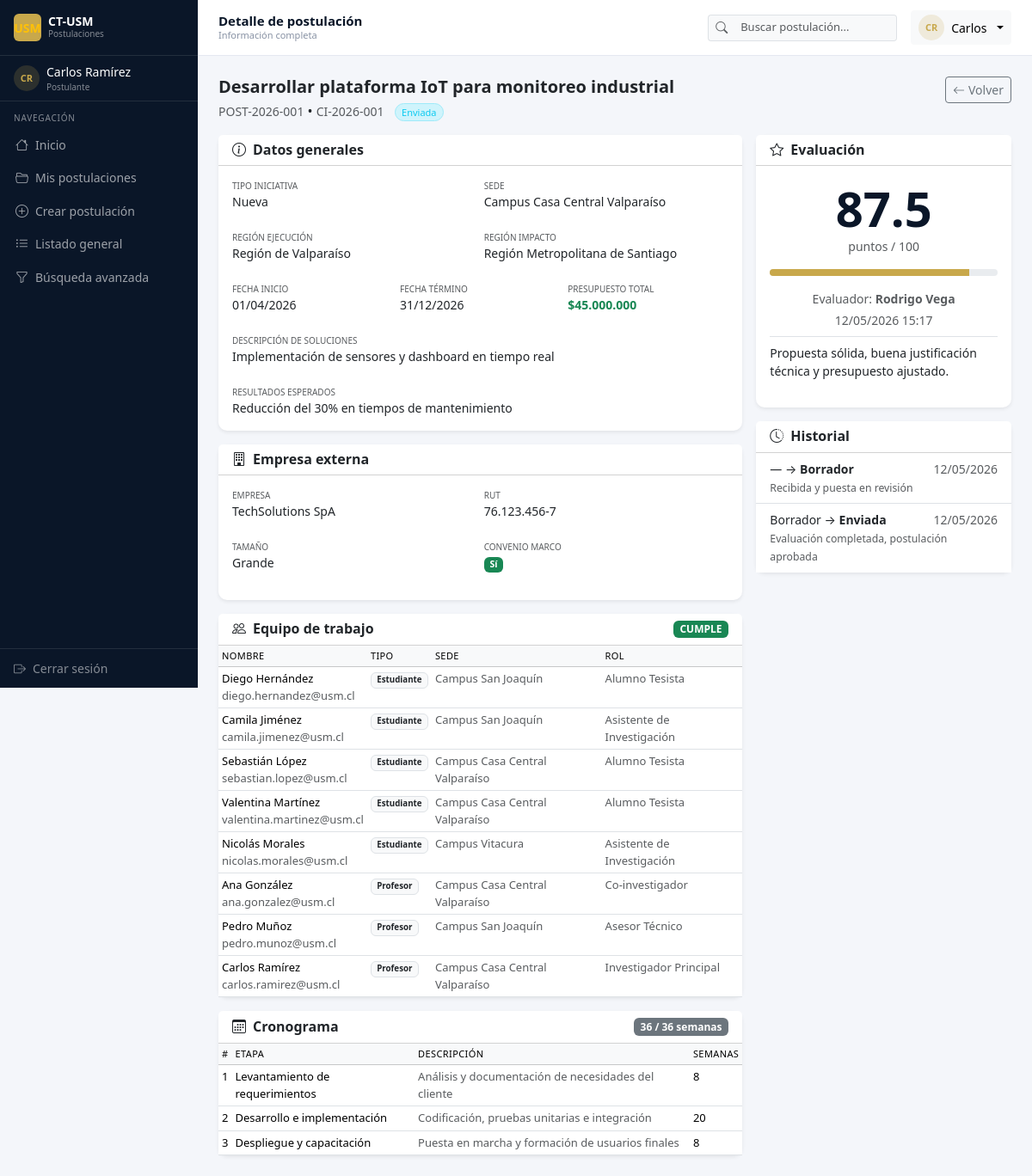
Page /ct_usm/app.php?page=ver_postulacion&id=1 (signed in) on the committed database.
### tables this page shows
CREATE TABLE INTEGRANTE_EQUIPO (
    id_postulacion INT         NOT NULL,
    id_persona     INT         NOT NULL,
    rol            VARCHAR(50) NOT NULL,
    CONSTRAINT pk_integrante_equipo PRIMARY KEY (id_postulacion, id_persona),
    CONSTRAINT fk_integrante_postulacion
        FOREIGN KEY (id_postulacion) REFERENCES POSTULACION(id_postulacion),
    CONSTRAINT fk_integrante_persona
        FOREIGN KEY (id_persona)     REFERENCES PERSONA(id_persona)
);

CREATE TABLE PERSONA (
    id_persona      INT          NOT NULL AUTO_INCREMENT,
    rut             VARCHAR(12)  NOT NULL,
    nombre          VARCHAR(50)  NOT NULL,
    apellido        VARCHAR(50)  NOT NULL,
    email           VARCHAR(100) NOT NULL,
    id_tipo_persona INT          NOT NULL,
    id_sede         INT          NOT NULL,
    departamento_area VARCHAR(100) NOT NULL,
    CONSTRAINT pk_persona   PRIMARY KEY (id_persona),
    CONSTRAINT uq_rut       UNIQUE (rut),
    CONSTRAINT fk_persona_tipo
        FOREIGN KEY (id_tipo_persona) REFERENCES TIPO_PERSONA(id_tipo_persona),
    CONSTRAINT fk_persona_sede
        FOREIGN KEY (id_sede)         REFERENCES SEDE(id_sede)
);

CREATE TABLE TIPO_PERSONA (
    id_tipo_persona INT         NOT NULL AUTO_INCREMENT,
    descripcion     VARCHAR(20) NOT NULL,
    CONSTRAINT pk_tipo_persona PRIMARY KEY (id_tipo_persona)
);

CREATE TABLE SEDE (
    id_sede     INT         NOT NULL AUTO_INCREMENT,
    nombre_sede VARCHAR(50) NOT NULL,
    CONSTRAINT pk_sede  PRIMARY KEY (id_sede),
    CONSTRAINT uq_sede  UNIQUE (nombre_sede)
);

CREATE TABLE ETAPA_CRONOGRAMA (
    id_etapa        INT          NOT NULL AUTO_INCREMENT,
    id_postulacion  INT          NOT NULL,
    nombre_etapa    VARCHAR(50)  NOT NULL,
    descripcion     VARCHAR(200) NULL,
    semanas         INT          NOT NULL,
    orden           INT          NOT NULL,
    CONSTRAINT pk_etapa_cronograma PRIMARY KEY (id_etapa),
    CONSTRAINT fk_etapa_postulacion
        FOREIGN KEY (id_postulacion) REFERENCES POSTULACION(id_postulacion)
);

CREATE TABLE EVALUACION (
    id_evaluacion    INT           NOT NULL AUTO_INCREMENT,
    id_postulacion   INT           NOT NULL,
    id_usuario       INT           NOT NULL,
    puntaje          DECIMAL(5,2)  NULL,
    comentario       TEXT          NULL,
    fecha_evaluacion DATETIME      NOT NULL DEFAULT CURRENT_TIMESTAMP,
    CONSTRAINT pk_evaluacion            PRIMARY KEY (id_evaluacion),
    CONSTRAINT uq_eval_post_usuario     UNIQUE (id_postulacion, id_usuario),
    CONSTRAINT fk_eval_postulacion
        FOREIGN KEY (id_postulacion) REFERENCES POSTULACION(id_postulacion),
    CONSTRAINT fk_eval_usuario
        FOREIGN KEY (id_usuario)     REFERENCES USUARIO(id_usuario)
);

CREATE TABLE LOG_ESTADO_POSTULACION (
    id_log         INT          NOT NULL AUTO_INCREMENT,
    id_postulacion INT          NOT NULL,
    id_estado_ant  INT          NULL,
    id_estado_nvo  INT          NOT NULL,
    id_usuario     INT          NULL,
    fecha_cambio   DATETIME     NOT NULL DEFAULT CURRENT_TIMESTAMP,
    observacion    VARCHAR(255) NULL,
    CONSTRAINT pk_log_estado_post    PRIMARY KEY (id_log),
    CONSTRAINT fk_log_postulacion
        FOREIGN KEY (id_postulacion) REFERENCES POSTULACION(id_postulacion),
    CONSTRAINT fk_log_estado_ant
        FOREIGN KEY (id_estado_ant)  REFERENCES ESTADO_POSTULACION(id_estado),
    CONSTRAINT fk_log_estado_nvo
        FOREIGN KEY (id_estado_nvo)  REFERENCES ESTADO_POSTULACION(id_estado),
    CONSTRAINT fk_log_usuario
        FOREIGN KEY (id_usuario)     REFERENCES USUARIO(id_usuario)
);

CREATE TABLE ESTADO_POSTULACION (
    id_estado   INT         NOT NULL AUTO_INCREMENT,
    descripcion VARCHAR(30) NOT NULL,
    CONSTRAINT pk_estado_postulacion PRIMARY KEY (id_estado)
);

### ct_usm/pages/ver_postulacion.php (the view, shortened to what this page needs)
<?php
include_once 'includes/badge_estado.php';
$pdo    = getDB();
$id_rol = (int)$_SESSION['id_rol'];
$id_post = (int)($_GET['id'] ?? 0);
$stmt = $pdo->prepare('SELECT * FROM VW_POSTULACIONES_COMPLETAS WHERE id_postulacion = ?');
$stmt->execute([$id_post]);
$p = $stmt->fetch();
$equipo = $pdo->prepare(
    'SELECT ie.rol, pe.rut, pe.nombre, pe.apellido, pe.email,
            pe.departamento_area, tp.descripcion AS tipo, s.nombre_sede AS sede
     FROM INTEGRANTE_EQUIPO ie
     JOIN PERSONA pe ON ie.id_persona = pe.id_persona
     JOIN TIPO_PERSONA tp ON pe.id_tipo_persona = tp.id_tipo_persona
     JOIN SEDE s ON pe.id_sede = s.id_sede
     WHERE ie.id_postulacion = ?
     ORDER BY tp.descripcion, pe.apellido'
);
$equipo->execute([$id_post]);
$integrantes = $equipo->fetchAll();
$crono = $pdo->prepare('SELECT * FROM ETAPA_CRONOGRAMA WHERE id_postulacion = ? ORDER BY orden');
$crono->execute([$id_post]);
$etapas = $crono->fetchAll();
$total_semanas = array_sum(array_column($etapas, 'semanas'));
$fnStmt = $pdo->prepare("SELECT fn_cumple_equipo_minimo(?) AS resultado");
$fnStmt->execute([$id_post]);
$cumple_equipo = $fnStmt->fetchColumn();
$evalStmt = $pdo->prepare(
    'SELECT ev.*, CONCAT(u.nombre, " ", u.apellido) AS evaluador
     FROM EVALUACION ev
     JOIN USUARIO u ON ev.id_usuario = u.id_usuario
     WHERE ev.id_postulacion = ?
     ORDER BY ev.fecha_evaluacion DESC LIMIT 1'
);
$evalStmt->execute([$id_post]);
$evaluacion = $evalStmt->fetch();
$logStmt = $pdo->prepare(
    'SELECT l.*, ea.descripcion AS estado_ant, en.descripcion AS estado_nvo,
            CONCAT(u.nombre, " ", u.apellido) AS usuario_nombre
     FROM LOG_ESTADO_POSTULACION l
     JOIN ESTADO_POSTULACION en ON l.id_estado_nvo = en.id_estado
     LEFT JOIN ESTADO_POSTULACION ea ON l.id_estado_ant = ea.id_estado
     LEFT JOIN USUARIO u ON l.id_usuario = u.id_usuario
     WHERE l.id_postulacion = ?
     ORDER BY l.fecha_cambio DESC'
);
$logStmt->execute([$id_post]);
$log_estados = $logStmt->fetchAll();
?>
<div class="d-flex align-items-start justify-content-between mb-3">
    <div>
        <h2 class="h5 fw-bold mb-1"><?= htmlspecialchars($p['objetivo']) ?></h2>
        <span class="text-muted small"><?= htmlspecialchars($p['numero_postulacion']) ?></span>
        &bull;
        <span class="text-muted small"><?= htmlspecialchars($p['codigo_interno']) ?></span>
        &nbsp; <?= badge_estado($p['estado']) ?>
    </div>
    <div class="d-flex gap-2">
        <a href="app.php?page=<?= $id_rol === 1 ? 'mis_postulaciones' : 'evaluaciones' ?>"
           class="btn btn-outline-secondary btn-sm">
            <i class="bi bi-arrow-left me-1"></i>Volver
        </a>
    </div>
</div>
<div class="row g-3">
    <div class="col-lg-8">
        <div class="card border-0 shadow-sm mb-3">
            <div class="card-header bg-white py-2">
                <h3 class="h6 fw-semibold mb-0"><i class="bi bi-info-circle me-2"></i>Datos generales</h3>
            </div>
            <div class="card-body">
                <div class="row g-2 small">
                    <div class="col-sm-6">
                        <p class="text-muted mb-0" style="font-size:10px;text-transform:uppercase">Tipo iniciativa</p>
                        <p class="fw-medium"><?= htmlspecialchars($p['tipo_iniciativa']) ?></p>
                    </div>
                    <div class="col-sm-6">
                        <p class="text-muted mb-0" style="font-size:10px;text-transform:uppercase">Sede</p>
                        <p class="fw-medium"><?= htmlspecialchars($p['sede']) ?></p>
                    </div>
                    <div class="col-sm-6">
                        <p class="text-muted mb-0" style="font-size:10px;text-transform:uppercase">Región ejecución</p>
                        <p class="fw-medium"><?= htmlspecialchars($p['region_ejecucion']) ?></p>
                    </div>
                    <div class="col-sm-6">
                        <p class="text-muted mb-0" style="font-size:10px;text-transform:uppercase">Región impacto</p>
                        <p class="fw-medium"><?= htmlspecialchars($p['region_impacto']) ?></p>
                    </div>
                    <div class="col-sm-4">
                        <p class="text-muted mb-0" style="font-size:10px;text-transform:uppercase">Fecha inicio</p>
                        <p class="fw-medium"><?= date('d/m/Y', strtotime($p['fecha_inicio'])) ?></p>
                    </div>
                    <div class="col-sm-4">
                        <p class="text-muted mb-0" style="font-size:10px;text-transform:uppercase">Fecha término</p>
                        <p class="fw-medium"><?= date('d/m/Y', strtotime($p['fecha_termino'])) ?></p>
                    </div>
                    <div class="col-sm-4">
                        <p class="text-muted mb-0" style="font-size:10px;text-transform:uppercase">Presupuesto total</p>
                        <p class="fw-bold text-success">$<?= number_format($p['presupuesto_total'], 0, ',', '.') ?></p>
                    </div>
                    <?php if ($p['descripcion_soluciones']): ?>
                    <div class="col-12">
                        <p class="text-muted mb-0" style="font-size:10px;text-transform:uppercase">Descripción de soluciones</p>
                        <p><?= htmlspecialchars($p['descripcion_soluciones']) ?></p>
                    </div>
                    <?php endif; ?>
                    <?php if ($p['resultados_esperados']): ?>
                    <div class="col-12">
                        <p class="text-muted mb-0" style="font-size:10px;text-transform:uppercase">Resultados esperados</p>
                        <p class="mb-0"><?= htmlspecialchars($p['resultados_esperados']) ?></p>
                    </div>
                    <?php endif; ?>
                </div>
            </div>
        </div>
        <div class="card border-0 shadow-sm mb-3">
            <div class="card-header bg-white py-2">
                <h3 class="h6 fw-semibold mb-0"><i class="bi bi-building me-2"></i>Empresa externa</h3>
            </div>
            <div class="card-body small">
                <div class="row g-2">
                    <div class="col-sm-6"><p class="text-muted mb-0" style="font-size:10px;text-transform:uppercase">Empresa</p><p class="fw-medium"><?= htmlspecialchars($p['nombre_empresa']) ?></p></div>
                    <div class="col-sm-6"><p class="text-muted mb-0" style="font-size:10px;text-transform:uppercase">RUT</p><p class="fw-medium"><?= htmlspecialchars($p['rut_empresa']) ?></p></div>
                    <div class="col-sm-6"><p class="text-muted mb-0" style="font-size:10px;text-transform:uppercase">Tamaño</p><p class="fw-medium"><?= htmlspecialchars($p['tamano_empresa']) ?></p></div>
                    <div class="col-sm-6"><p class="text-muted mb-0" style="font-size:10px;text-transform:uppercase">Convenio marco</p><p class="fw-medium"><?= $p['convenio_marco'] ? '<span class="badge bg-success">Sí</span>' : '<span class="badge bg-secondary">No</span>' ?></p></div>
                </div>
            </div>
        </div>
        <div class="card border-0 shadow-sm mb-3">
            <div class="card-header bg-white py-2 d-flex align-items-center justify-content-between">
                <h3 class="h6 fw-semibold mb-0"><i class="bi bi-people me-2"></i>Equipo de trabajo</h3>
                <span class="badge <?= $cumple_equipo === 'CUMPLE' ? 'bg-success' : 'bg-warning text-dark' ?>">
                    <?= $cumple_equipo ?>
                </span>
            </div>
            <div class="card-body p-0">
                <table class="table table-sm mb-0 small">
                    <thead class="table-light"><tr><th>Nombre</th><th>Tipo</th><th>Sede</th><th>Rol</th></tr></thead>
                    <tbody>
                    <?php foreach ($integrantes as $i): ?>
                        <tr>
                            <td class="fw-medium"><?= htmlspecialchars($i['nombre'].' '.$i['apellido']) ?><br><span class="text-muted"><?= htmlspecialchars($i['email']) ?></span></td>
                            <td><span class="badge bg-light text-dark border"><?= htmlspecialchars($i['tipo']) ?></span></td>
                            <td class="text-muted"><?= htmlspecialchars($i['sede']) ?></td>
                            <td class="text-muted"><?= htmlspecialchars($i['rol']) ?></td>
                        </tr>
                    <?php endforeach; ?>
                    </tbody>
                </table>
            </div>
        </div>
        <div class="card border-0 shadow-sm">
            <div class="card-header bg-white py-2 d-flex align-items-center justify-content-between">
                <h3 class="h6 fw-semibold mb-0"><i class="bi bi-calendar3 me-2"></i>Cronograma</h3>
                <span class="badge <?= $total_semanas > 36 ? 'bg-danger' : 'bg-secondary' ?>">
                    <?= $total_semanas ?> / 36 semanas
                </span>
            </div>
            <div class="card-body p-0">
                <table class="table table-sm mb-0 small">
                    <thead class="table-light"><tr><th>#</th><th>Etapa</th><th>Descripción</th><th>Semanas</th></tr></thead>
                    <tbody>
                    <?php foreach ($etapas as $e): ?>
                        <tr><td><?= $e['orden'] ?></td><td class="fw-medium"><?= htmlspecialchars($e['nombre_etapa']) ?></td><td class="text-muted"><?= htmlspecialchars($e['descripcion'] ?? '—') ?></td><td><?= $e['semanas'] ?></td></tr>
                    <?php endforeach; ?>
                    </tbody>
                </table>
            </div>
        </div>
    </div>
    <div class="col-lg-4">
        <?php if ($evaluacion): ?>
        <div class="card border-0 shadow-sm mb-3">
            <div class="card-header bg-white py-2">
                <h3 class="h6 fw-semibold mb-0"><i class="bi bi-star me-2"></i>Evaluación</h3>
            </div>
            <div class="card-body text-center">
                <div class="display-4 fw-bold text-usm"><?= number_format($evaluacion['puntaje'], 1) ?></div>
                <div class="text-muted small mb-3">puntos / 100</div>
                <div class="progress mb-3" style="height:8px">
                    <div class="progress-bar bg-usm" style="width:<?= $evaluacion['puntaje'] ?>%"></div>
                </div>
                <p class="small text-muted mb-1">Evaluador: <strong><?= htmlspecialchars($evaluacion['evaluador']) ?></strong></p>
                <p class="small text-muted mb-0"><?= date('d/m/Y H:i', strtotime($evaluacion['fecha_evaluacion'])) ?></p>
                <?php if ($evaluacion['comentario']): ?>
                    <p class="small mt-2 text-start border-top pt-2"><?= htmlspecialchars($evaluacion['comentario']) ?></p>
                <?php endif; ?>
            </div>
        </div>
        <?php endif; ?>
        <?php if ($log_estados): ?>
        <div class="card border-0 shadow-sm">
            <div class="card-header bg-white py-2">
                <h3 class="h6 fw-semibold mb-0"><i class="bi bi-clock-history me-2"></i>Historial</h3>
            </div>
            <div class="card-body p-0">
                <ul class="list-group list-group-flush small">
                <?php foreach ($log_estados as $log): ?>
                    <li class="list-group-item px-3 py-2">
                        <div class="d-flex justify-content-between">
                            <span><?= htmlspecialchars($log['estado_ant'] ?? '—') ?> → <strong><?= htmlspecialchars($log['estado_nvo']) ?></strong></span>
                            <span class="text-muted"><?= date('d/m/Y', strtotime($log['fecha_cambio'])) ?></span>
                        </div>
                        <?php if ($log['observacion']): ?>
                            <small class="text-muted"><?= htmlspecialchars($log['observacion']) ?></small>
                        <?php endif; ?>
                    </li>
                <?php endforeach; ?>
                </ul>
            </div>
        </div>
        <?php endif; ?>
    </div>
</div>

### rows in the picture
integrante_equipo: id_persona.apellido "Diego Hernández", id_persona.email "diego.hernandez@usm.cl", tipo_persona.descripcion "Estudiante", sede.nombre_sede "Campus San Joaquín", rol "Alumno Tesista"
integrante_equipo: id_persona.apellido "Camila Jiménez", id_persona.email "camila.jimenez@usm.cl", tipo_persona.descripcion "Estudiante", sede.nombre_sede "Campus San Joaquín", rol "Asistente de Investigación"
integrante_equipo: id_persona.apellido "Sebastián López", id_persona.email "sebastian.lopez@usm.cl", tipo_persona.descripcion "Estudiante", sede.nombre_sede "Campus Casa Central Valparaíso", rol "Alumno Tesista"
integrante_equipo: id_persona.apellido "Valentina Martínez", id_persona.email "valentina.martinez@usm.cl", tipo_persona.descripcion "Estudiante", sede.nombre_sede "Campus Casa Central Valparaíso", rol "Alumno Tesista"
integrante_equipo: id_persona.apellido "Nicolás Morales", id_persona.email "nicolas.morales@usm.cl", tipo_persona.descripcion "Estudiante", sede.nombre_sede "Campus Vitacura", rol "Asistente de Investigación"
integrante_equipo: id_persona.apellido "Ana González", id_persona.email "ana.gonzalez@usm.cl", tipo_persona.descripcion "Profesor", sede.nombre_sede "Campus Casa Central Valparaíso", rol "Co-investigador"
integrante_equipo: id_persona.apellido "Pedro Muñoz", id_persona.email "pedro.munoz@usm.cl", tipo_persona.descripcion "Profesor", sede.nombre_sede "Campus San Joaquín", rol "Asesor Técnico"
integrante_equipo: id_persona.apellido "Carlos Ramírez", id_persona.email "carlos.ramirez@usm.cl", tipo_persona.descripcion "Profesor", sede.nombre_sede "Campus Casa Central Valparaíso", rol "Investigador Principal"
etapa_cronograma: orden "1", nombre_etapa "Levantamiento de requerimientos", descripcion "Análisis y documentación de necesidades del cliente", semanas "8"
etapa_cronograma: orden "2", nombre_etapa "Desarrollo e implementación", descripcion "Codificación, pruebas unitarias e integración", semanas "20"
etapa_cronograma: orden "3", nombre_etapa "Despliegue y capacitación", descripcion "Puesta en marcha y formación de usuarios finales", semanas "8"
evaluacion: puntaje "87.5", fecha_evaluacion "12/05/2026 15:17", comentario "Propuesta sólida, buena justificación técnica y presupuesto ajustado."
log_estado_postulacion: estado_ant "—", id_estado_nvo.descripcion "Borrador", fecha_cambio "12/05/2026", observacion "Recibida y puesta en revisión"
log_estado_postulacion: id_estado_ant.descripcion "Borrador", id_estado_nvo.descripcion "Enviada", fecha_cambio "12/05/2026", observacion "Evaluación completada, postulación aprobada"

### other values in the picture
substr($_SESSION['nombre'],0,1).substr($_SESSION['apellido'],0,1) "CR"
$_SESSION['nombre'].' '.$_SESSION['apellido'] "Carlos Ramírez"
$_SESSION['rol_nombre'] "Postulante"
$item['label'] "Inicio"
$item['label'] "Mis postulaciones"
$item['label'] "Crear postulación"
$item['label'] "Listado general"
$item['label'] "Búsqueda avanzada"
$titulo_pagina "Detalle de postulación"
$subtitulo "Información completa"
$_SESSION['nombre'] "Carlos"
$p['objetivo'] "Desarrollar plataforma IoT para monitoreo industrial"
$p['numero_postulacion'] "POST-2026-001"
$p['codigo_interno'] "CI-2026-001"
$estado "Enviada"
